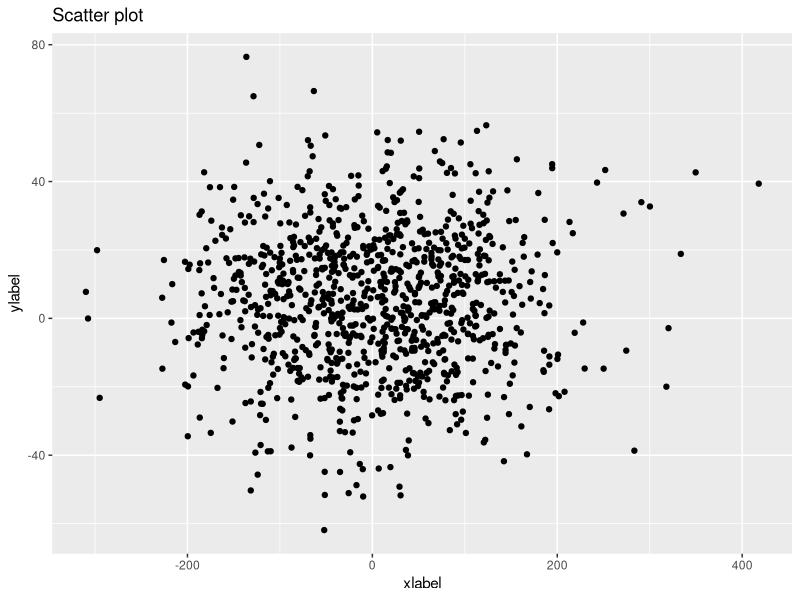
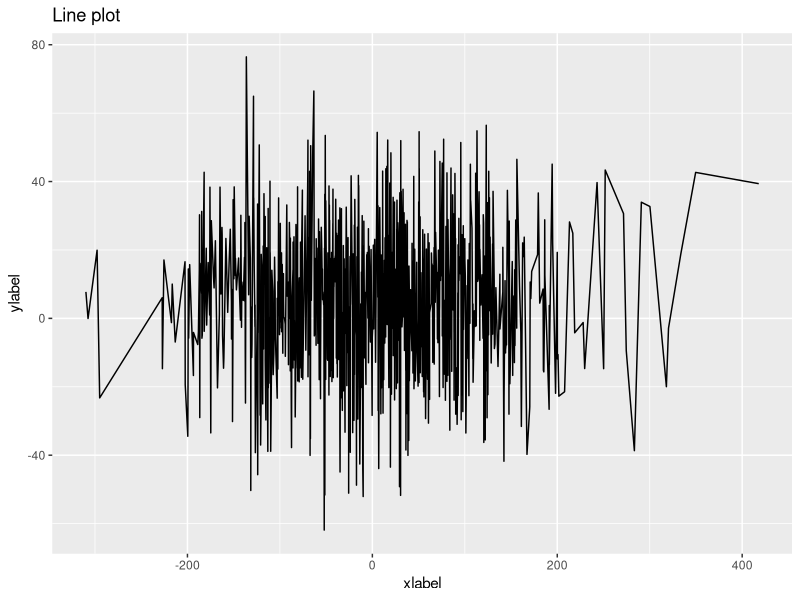
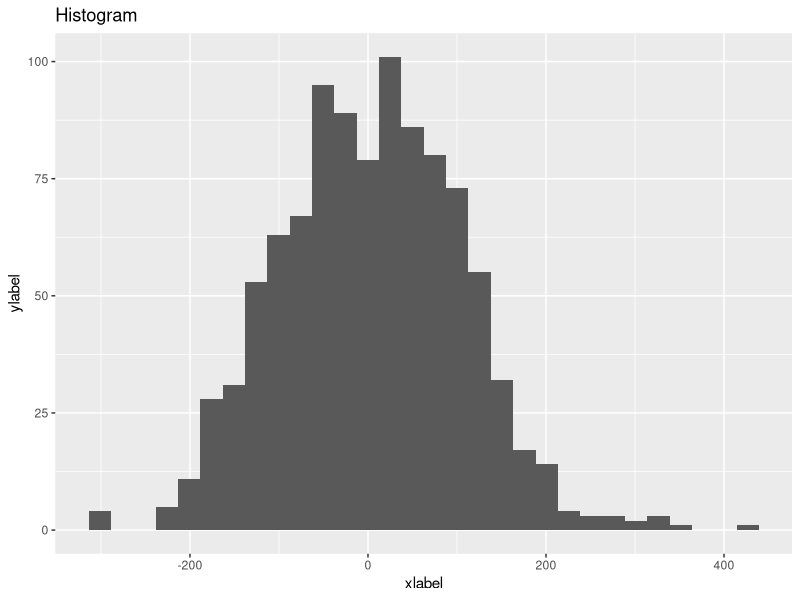
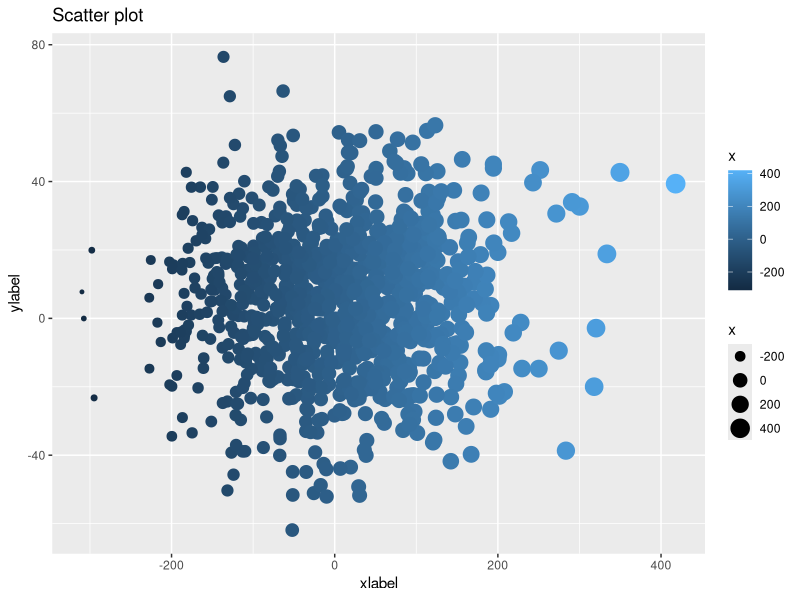
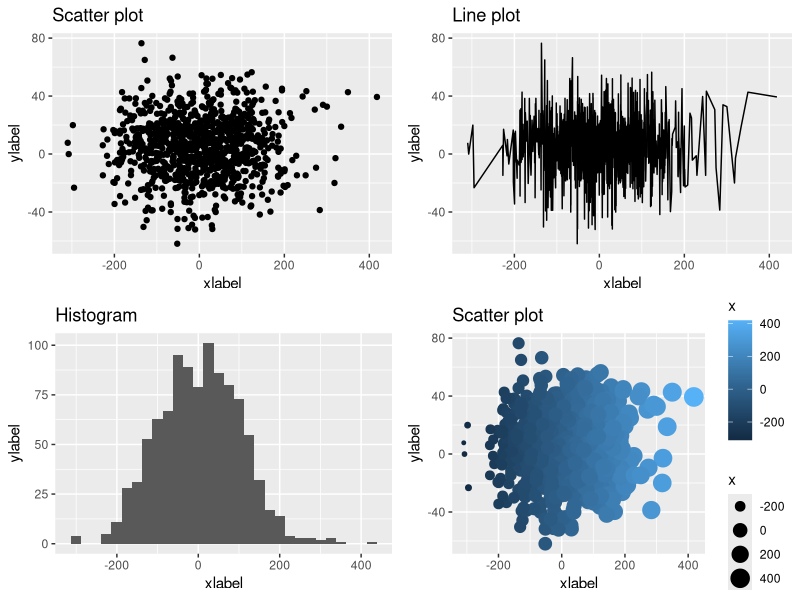

These figures' R source, in order:
## ---- chunk 1
sum(TRUE + TRUE)
sum(FALSE)
## ---- chunk 2
example.vector <- seq(1,25,by= 2)
example.vector
example.vector > 10
example.vector >= 15
example.vector <= 5
## ---- chunk 3
sum(example.vector >10)
## ---- chunk 4
example.mx <- matrix(c(2,5,7,-2,-5,-10), ncol = 3, byrow=T)
example.mx < 1
## ---- chunk 5
dim(example.mx)[1] == 2
## ---- chunk 6
example.vector == 3
## ---- chunk 7
FALSE & FALSE
TRUE & FALSE
TRUE & TRUE

# Example of an AND operator
example.vector > 5 & example.vector < 10

# if you want to see the actual elements 
example.vector[example.vector >10 & example.vector < 20]

## ---- chunk 8

FALSE | FALSE
TRUE | FALSE
TRUE | TRUE

# Example of an OR operator
example.vector > 10 | example.vector < 20

example.vector < 10 | example.vector > 20

## ---- chunk 9
!(TRUE)

example.vector != 3
## ---- chunk 10

fruits <- c("banana","apple","strawberry","peach","mango")

"mango" %in% fruits

"durian" %in% fruits
## ---- chunk 11
!("durian" %in% fruits)

## ---- chunk 12
which(fruits == "apple")
## ---- chunk 13
fruits2 <- c("orange","banana","durian","cherry","mango","apple")

fruits2 %in% fruits
# show me the position
which(fruits2 %in% fruits)

#show me the elements
fruits2[fruits2 %in% fruits]

# There is also a function for this
intersect(fruits2, fruits)

## ---- chunk 14

# Loop over individual elements in example.vector
for( i in example.vector){
  
    if( i < 10 ){
        cat(i, "is smaller than 10 \n") 
    } else if ( 10 <= i & i < 20){
        cat(i, "is in the interval [10,20) \n")
    } else {
        cat(i, "is larger than 20 \n")
    }

}


## ---- chunk 15
library(ggplot2)
x=rnorm(1000,0,100)
y=rnorm(1000,5,20)

df1 = data.frame(x=x,y=y)

ggplot(data=df1)+geom_point(aes(x=x,y=y))+labs(x='xlabel',y='ylabel', title='Scatter plot')
## ---- chunk 16
ggplot(data=df1)+geom_line(aes(x=x,y=y))+labs(x='xlabel',y='ylabel', title='Line plot')
## ---- chunk 17
ggplot(data=df1)+geom_histogram(aes(x=x))+labs(x='xlabel',y='ylabel', title='Histogram')
## ---- chunk 18
ggplot(data=df1)+geom_point(aes(x=x,y=y, size=x, color=x))+labs(x='xlabel',y='ylabel', title='Scatter plot')
## ---- chunk 19
library(gridExtra)
g4<-ggplot(data=df1)+geom_point(aes(x=x,y=y, size=x, color=x))+labs(x='xlabel',y='ylabel', title='Scatter plot')
g3<-ggplot(data=df1)+geom_histogram(aes(x=x))+labs(x='xlabel',y='ylabel', title='Histogram')
g2<-ggplot(data=df1)+geom_line(aes(x=x,y=y))+labs(x='xlabel',y='ylabel', title='Line plot')
g1<-ggplot(data=df1)+geom_point(aes(x=x,y=y))+labs(x='xlabel',y='ylabel', title='Scatter plot')

grid.arrange(g1,g2,g3,g4, nrow=2)

